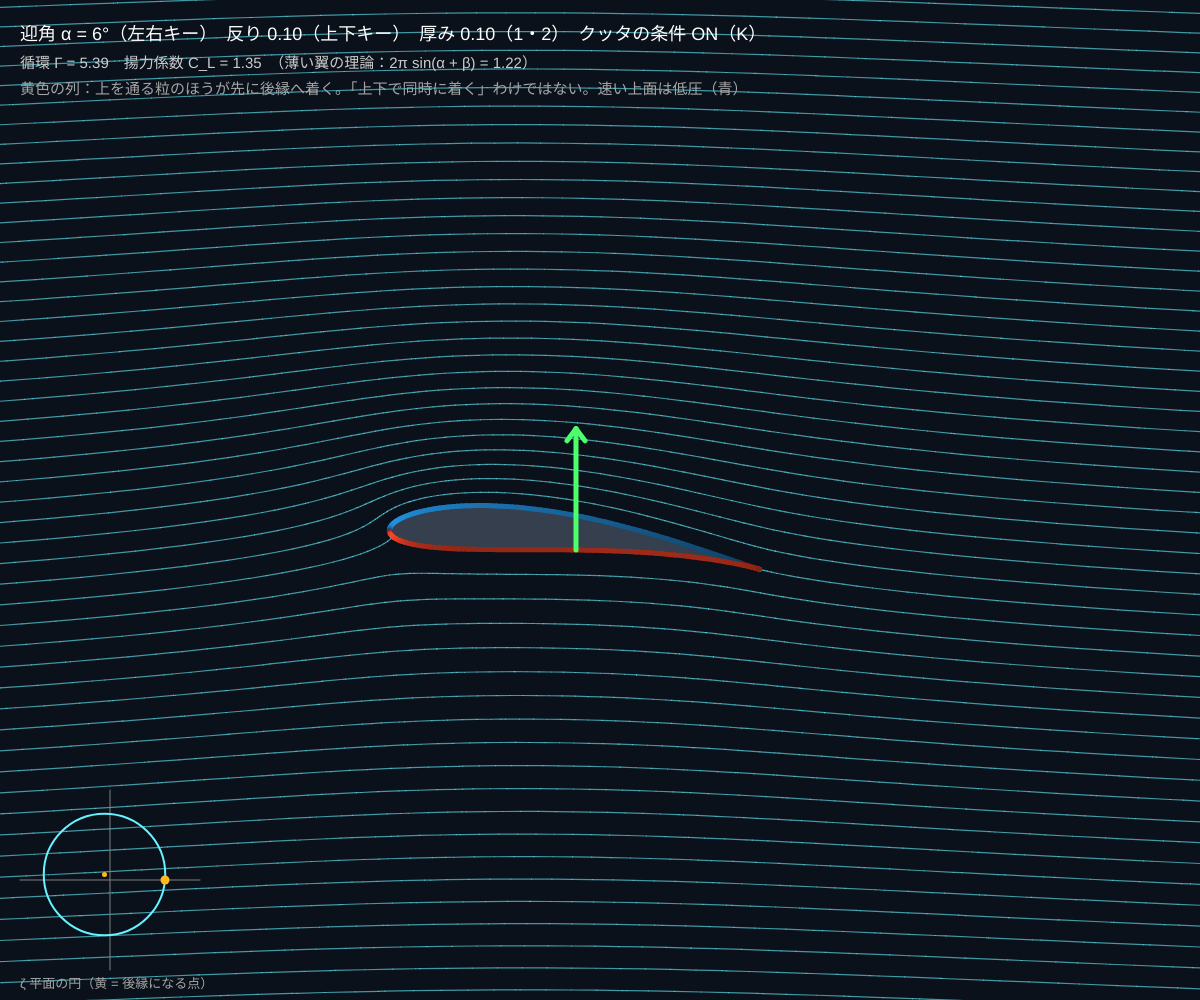
Frame 1 (no input)
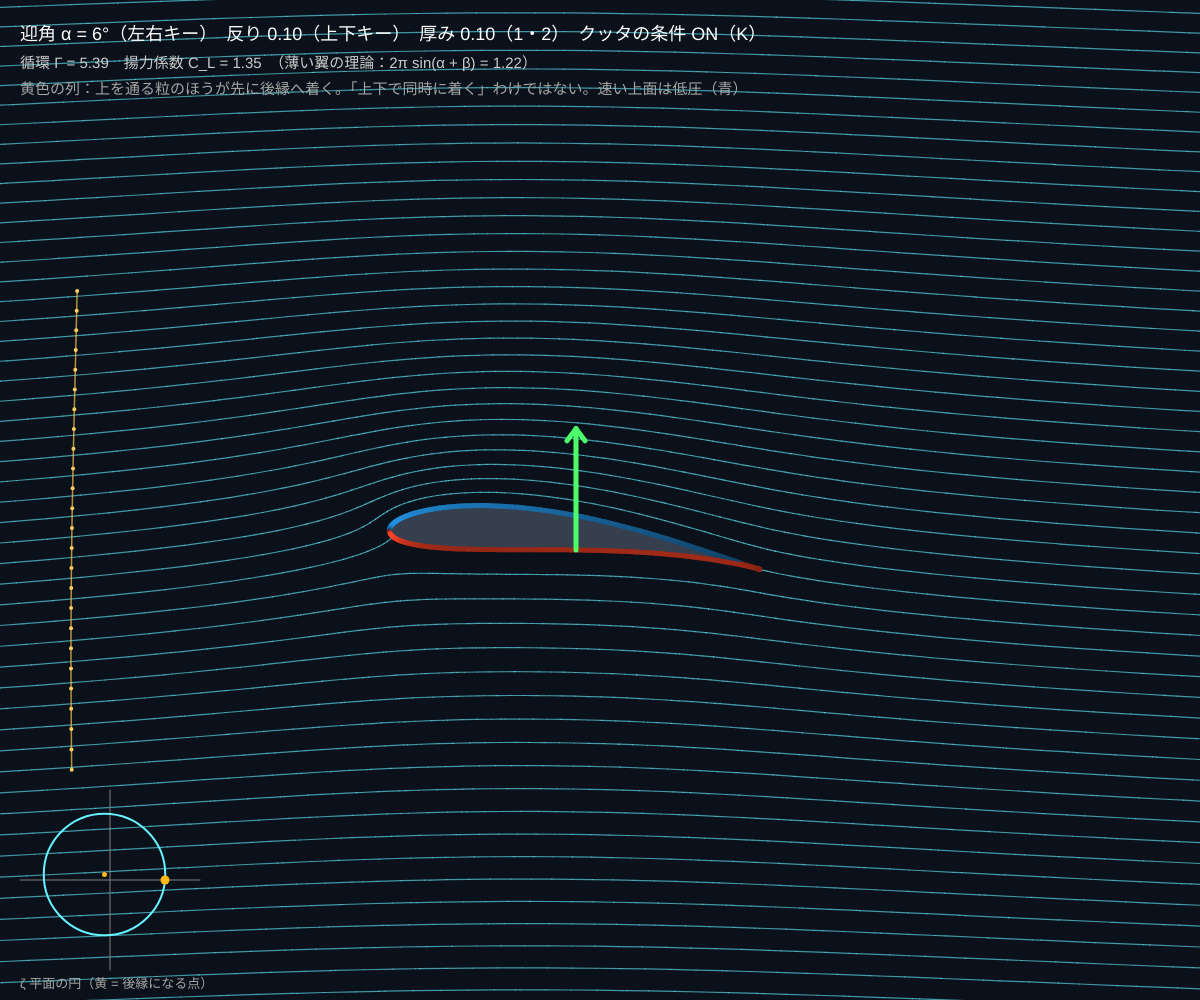
Frame 60 (no input)
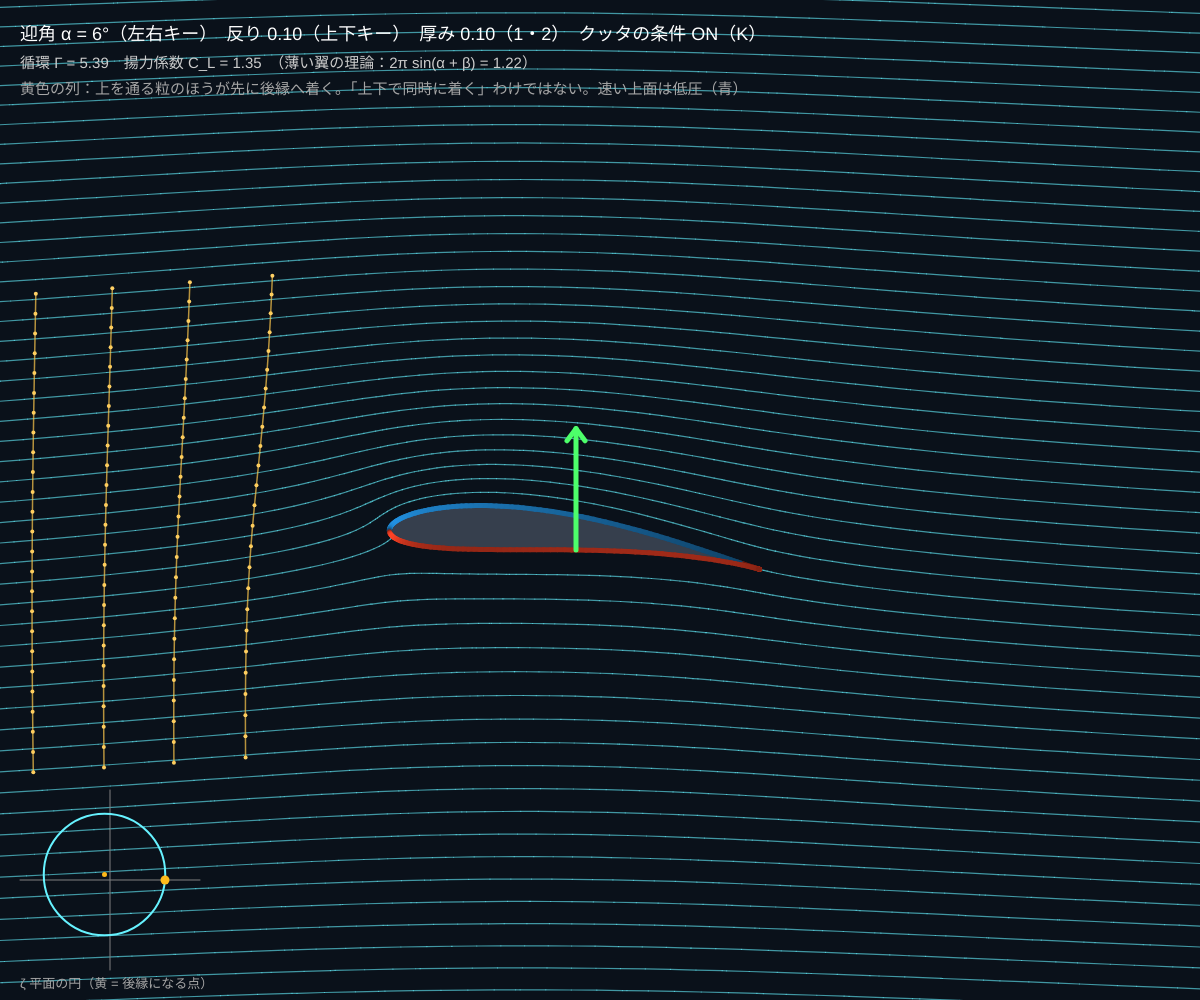
Frame 120 (the mouse pressed at the canvas centre since frame 60)

The p5.js sketch that drew these frames (run headless with seeded random() and noise() and a simulated clock; from frame 60 on, the mouse is pressed at the canvas centre):

// p5.js sketch
// ── sketch.js
// ============================================
// 05 翼型 ─ ジューコフスキー変換
// 円柱まわりの流れ（04）を、写像 z = ζ + c²/ζ で「翼のまわりの流れ」に写す
// 円の中心をずらすと、厚み（左右）と反り（上下）のある翼になる
// 循環 Γ は「流れが後縁（とがった後ろの端）からなめらかに離れる」ように決まる（クッタの条件）
//   Γ = 4πUR sin(α + β)　→　揚力係数 C_L ≈ 2π sin(α + β)
// 左右キー = 迎角 α / 上下キー = 反り / 1・2 = 厚み / K = クッタの条件 ON/OFF / R = 元に戻す
// ============================================

let U0 = 2.0; // ★ 一様流の速さ（翼の長さ ≈ 4 を 2 秒で通る）
let alphaDeg = 6; // ★ 迎角 α [度]
let camber = 0.1; // ★ 反り（円の中心を上にずらす量）
let thick = 0.1; // ★ 厚み（円の中心を左にずらす量）
let kutta = true;
let c = 1; // 写像 z = ζ + c²/ζ の c（翼の長さ ≈ 4c）

let R, beta, al, G, mux, muy; // 円の半径、後縁の角度、迎角 [rad]、Γ/2π、円の中心
let layer, dirty = true, cols = [], lastRelease = 0, t = 0;
let unit, ox, oy;
let NT = 121, NR = 34;

function setup() {
  createCanvas(windowWidth, windowHeight);
  colorMode(HSB, 360, 100, 100, 100);
  layer = createGraphics(width, height);
  layer.colorMode(HSB, 360, 100, 100, 100);
  unit = width / 13; ox = width * 0.48; oy = height * 0.55;
}

function update() {
  al = alphaDeg * Math.PI / 180;
  mux = -thick; muy = camber;
  R = Math.hypot(c - mux, muy); // 円は ζ = c（→ 後縁）を通る
  beta = Math.asin(muy / R);
  G = kutta ? 2 * U0 * R * Math.sin(al + beta) : 0; // ★ クッタの条件（G = Γ/2π）
}

// ζ 平面の点 → 翼の平面 z → 画面（流れが水平になるよう −α 回す）
function toScreen(zx, zy) {
  let d = zx * zx + zy * zy, x = zx + c * c * zx / d, y = zy - c * c * zy / d; // ★ z = ζ + c²/ζ
  let ca = Math.cos(al), sa = Math.sin(al);
  return [ox + (x * ca + y * sa) * unit, oy - (-x * sa + y * ca) * unit];
}

// ζ 平面での流れ関数 ψ（円柱の流れを α だけ傾けたもの。04 と同じ式）
function psiAt(r, th) { return U0 * (r - R * R / r) * Math.sin(th - al) + G * Math.log(r / R); }

// 粒子の動き dζ/dt = (dW/dζ の共役) ÷ |dz/dζ|²
function zetaVelocity(zx, zy) {
  let dx = zx - mux, dy = zy - muy, ca = Math.cos(al), sa = Math.sin(al);
  let px = dx * ca + dy * sa, py = -dx * sa + dy * ca; // 流れの向きに合わせた座標
  let r2 = Math.max(px * px + py * py, R * R);
  let ax = U0 * (1 - R * R * (px * px - py * py) / (r2 * r2)) + G * py / r2;
  let ay = U0 * (R * R * 2 * px * py / (r2 * r2)) + G * px / r2;
  let wx = ax * ca + ay * sa, wy = -ax * sa + ay * ca; // dW/dζ
  let z2 = zx * zx + zy * zy, jx = 1 - c * c * (zx * zx - zy * zy) / (z2 * z2), jy = c * c * 2 * zx * zy / (z2 * z2);
  let j2 = Math.max(jx * jx + jy * jy, 0.03);
  return [wx / j2, -wy / j2];
}

function rebuild() {
  update();
  // 円のまわりの極座標の格子で ψ を計算し、格子ごと翼の平面へ写して等高線を引く
  let f = new Float32Array(NT * NR), sx = new Float32Array(NT * NR), sy = new Float32Array(NT * NR);
  for (let j = 0; j < NR; j++) for (let i = 0; i < NT; i++) {
    let r = R * Math.pow(9, j / (NR - 1)), th = i * 2 * Math.PI / (NT - 1);
    f[i + j * NT] = psiAt(r, th) / (U0 * 0.22);
    let s = toScreen(mux + r * Math.cos(th), muy + r * Math.sin(th));
    sx[i + j * NT] = s[0]; sy[i + j * NT] = s[1];
  }
  layer.clear();
  layer.stroke(185, 60, 100, 60); layer.strokeWeight(1.2);
  contourLines(layer, f, NT, NR, (i, j) => sx[i + j * NT], (i, j) => sy[i + j * NT], 0);
  dirty = false;
}

function draw() {
  background(215, 60, 10);
  if (dirty) rebuild();
  image(layer, 0, 0, width, height);
  let dt = Math.min(deltaTime / 1000, 0.033);
  t += dt;

  // ---- タイムライン：左から縦 1 列の粒を 0.4 秒ごとに放す（上を通る粒のほうが先に着く！）
  if (t - lastRelease > 0.4) {
    lastRelease = t;
    let col = [];
    for (let k = -12; k <= 12; k++) { let x = -6.5, y = k * 0.22 + 0.11; col.push({ x: x * Math.cos(al) - y * Math.sin(al), y: x * Math.sin(al) + y * Math.cos(al) }); }
    cols.push(col);
    if (cols.length > 22) cols.shift();
  }
  for (let n = 0; n < cols.length; n++) {
    let prev = null;
    for (let q of cols[n]) {
      let v = zetaVelocity(q.x, q.y), sp = Math.hypot(v[0], v[1]), lim = Math.min(1, 12 / (sp + 1e-6));
      q.x += v[0] * lim * dt; q.y += v[1] * lim * dt;
      let s = toScreen(q.x, q.y);
      if (prev && Math.hypot(s[0] - prev[0], s[1] - prev[1]) < 50) { stroke(42, 70, 100, 70); strokeWeight(1.5); line(prev[0], prev[1], s[0], s[1]); }
      noStroke(); fill(42, 60, 100); circle(s[0], s[1], 4);
      prev = s;
    }
  }

  // ---- 翼：表面の圧力で色をつける（青 = 低圧、赤 = 高圧）
  let n = 180, pts = [];
  for (let k = 0; k <= n; k++) { let th = k * 2 * Math.PI / n; pts.push(toScreen(mux + R * Math.cos(th), muy + R * Math.sin(th))); }
  fill(215, 30, 30); noStroke();
  beginShape(); for (let q of pts) vertex(q[0], q[1]); endShape(CLOSE);
  strokeWeight(5);
  for (let k = 0; k < n; k++) {
    let th = (k + 0.5) * 2 * Math.PI / n, zx = mux + R * Math.cos(th), zy = muy + R * Math.sin(th);
    let vt = -2 * U0 * Math.sin(th - al) - G / R; // 円の表面の速さ
    let z2 = zx * zx + zy * zy, jx = 1 - c * c * (zx * zx - zy * zy) / (z2 * z2), jy = c * c * 2 * zx * zy / (z2 * z2);
    let sp = Math.abs(vt) / Math.sqrt(Math.max(jx * jx + jy * jy, 0.01)); // 翼の表面の速さ
    let cp = constrain(1 - sp * sp / (U0 * U0), -3, 1);
    stroke(cp > 0 ? 8 : 205, 85, cp > 0 ? 40 + 60 * cp : 40 - 20 * cp);
    line(pts[k][0], pts[k][1], pts[k + 1][0], pts[k + 1][1]);
  }
  // 揚力の矢印
  let CL = Math.PI * G / (U0 * c); // C_L = L / (½ρU² × 4c),  L = ρUΓ
  stroke(130, 70, 100); strokeWeight(5);
  let len = constrain(CL * 90, -200, 200);
  if (Math.abs(len) > 2) { line(ox, oy, ox, oy - len); line(ox, oy - len, ox - 9, oy - len + (len > 0 ? 12 : -12)); line(ox, oy - len, ox + 9, oy - len + (len > 0 ? 12 : -12)); }

  // ---- 左下：もとの円（ζ 平面）
  let ix = 110, iy = height - 120, iu = 55;
  noFill(); stroke(0, 0, 50); strokeWeight(1);
  line(ix - 90, iy, ix + 90, iy); line(ix, iy - 90, ix, iy + 90);
  stroke(185, 60, 100); strokeWeight(2); circle(ix + mux * iu, iy - muy * iu, 2 * R * iu);
  noStroke(); fill(42, 90, 100); circle(ix + c * iu, iy, 9); circle(ix + mux * iu, iy - muy * iu, 5);
  fill(0, 0, 65); textSize(13);
  text('ζ 平面の円（黄 = 後縁になる点）', ix - 90, iy + 108);

  noStroke(); fill(0, 0, 100); textSize(18);
  text('迎角 α = ' + alphaDeg + '°（左右キー）　反り ' + nf(camber, 1, 2) + '（上下キー）　厚み ' + nf(thick, 1, 2) + '（1・2）　クッタの条件 ' + (kutta ? 'ON' : 'OFF') + '（K）', 20, 40);
  fill(0, 0, 80); textSize(15);
  text('循環 Γ = ' + nf(2 * Math.PI * G, 1, 2) + '　揚力係数 C_L = ' + nf(CL, 1, 2) + '　（薄い翼の理論：2π sin(α + β) = ' + nf(2 * Math.PI * Math.sin(al + beta), 1, 2) + '）', 20, 68);
  fill(0, 0, 65);
  text(kutta ? '黄色の列：上を通る粒のほうが先に後縁へ着く。「上下で同時に着く」わけではない。速い上面は低圧（青）' : 'Γ = 0：流れが後縁を回り込み（速さ無限大）、揚力はゼロ。実際の流れでは粘性がこれを許さず、Γ が生まれる', 20, 94);
}

function keyPressed() {
  if (key === RIGHT_ARROW) alphaDeg = Math.min(alphaDeg + 1, 18);
  if (key === LEFT_ARROW) alphaDeg = Math.max(alphaDeg - 1, -10);
  if (key === UP_ARROW) camber = Math.min(camber + 0.02, 0.3);
  if (key === DOWN_ARROW) camber = Math.max(camber - 0.02, 0);
  if (key === '1') thick = Math.max(thick - 0.02, 0.02);
  if (key === '2') thick = Math.min(thick + 0.02, 0.3);
  if (key === 'k' || key === 'K') kutta = !kutta;
  if (key === 'r' || key === 'R') { alphaDeg = 6; camber = 0.1; thick = 0.1; kutta = true; }
  camber = Math.round(camber * 100) / 100; thick = Math.round(thick * 100) / 100;
  dirty = true; cols = [];
}

// ---------- やってみよう ----------
// 1. 迎角を 0° → 12° と上げる。C_L はほぼ直線で増える（1° あたり約 0.11）
// 2. 反りを 0 にして α = 0° にすると揚力は？ 反りがあると α = 0° でも揚力が出るのはなぜ？
// 3. K でクッタの条件を切る。後縁のまわりの流線と、粒の列の進み方を比べる
// 4. 厚みを 0.02 にすると「板」に近づく。厚みを変えても C_L があまり変わらないことを確かめる
// 5. この理論には「失速」がない（粘性を無視しているから）。本物の翼は α が 15° 前後で流れがはがれる


// ==================================================
// ここから下は「等高線を描く道具」です
// ==================================================
// 等高線を引く（マーチングスクエア法）：nx × ny の格子の値 f が「整数」になる所を線で結ぶ
// X(i, j), Y(i, j) = 格子点の画面座標。wrap > 0 なら、値が wrap だけ飛ぶ「切れ目」をまたいでつなぐ
function contourLines(g, f, nx, ny, X, Y, wrap) {
  for (let j = 0; j < ny - 1; j++) for (let i = 0; i < nx - 1; i++) {
    let c = [f[i + j * nx], f[i + 1 + j * nx], f[i + 1 + (j + 1) * nx], f[i + (j + 1) * nx]];
    if (wrap) for (let k = 1; k < 4; k++) c[k] -= wrap * Math.round((c[k] - c[0]) / wrap);
    let lo = Math.min(c[0], c[1], c[2], c[3]), hi = Math.max(c[0], c[1], c[2], c[3]);
    if (!(hi - lo < 5)) continue; // 特異点のすぐそば（値が急変）は描かない
    let px = [X(i, j), X(i + 1, j), X(i + 1, j + 1), X(i, j + 1)], py = [Y(i, j), Y(i + 1, j), Y(i + 1, j + 1), Y(i, j + 1)];
    for (let L = Math.ceil(lo); L <= hi; L++) {
      let q = [];
      for (let k = 0; k < 4; k++) {
        let a = c[k], b = c[(k + 1) % 4];
        if ((a < L) !== (b < L)) { let s = (L - a) / (b - a); q.push(px[k] + s * (px[(k + 1) % 4] - px[k]), py[k] + s * (py[(k + 1) % 4] - py[k])); }
      }
      if (q.length >= 4) g.line(q[0], q[1], q[2], q[3]);
      if (q.length === 8) g.line(q[4], q[5], q[6], q[7]);
    }
  }
}
